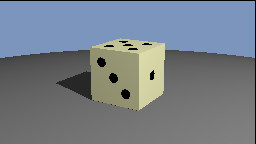
#> input picture mesh_cube_tex.png, 256 x 144 px, given in place of trees-normal.png, which was not available
$ python tree.py
#> lines starting #> are read from the running program, lines starting #| are printed output that depends on the picture; pictures that were not available may be replaced by others from this repository, and a replacement may not be noted
### utils.py
import numpy as np
from PIL import Image


def vec(list):
    """Handy shorthand to make a single-precision float array."""
    return np.array(list, dtype=np.float32)

def normalize(v):
    """Return a unit vector in the direction of the vector v."""
    return v / np.linalg.norm(v)


def from_srgb(img_srgb):
    return np.where(img_srgb > 0.04045, ((img_srgb + 0.055) / 1.055)**2.4, img_srgb / 12.92).astype(np.float32)

def to_srgb(img):
    img_clip = np.clip(img, 0, 1)
    return np.where(img > 0.0031308, (1.055 * img_clip**(1/2.4) - 0.055), 12.92 * img_clip)

def from_srgb8(img_srgb8):
    return from_srgb(img_srgb8 / 255.0)

def to_srgb8(img):
    return np.clip(np.round(255.0 * to_srgb(img)), 0, 255).astype(np.uint8)


def save_image(img, fname, wp):
    img_ui8 = to_srgb8(img / wp)
    Image.fromarray(img_ui8[::-1,:,:], 'RGB').save(fname)

def load_image(fname):
#> called with fname = 'textures/trees-normal.png'
    img_ui8 = np.array(Image.open(fname))[::-1,:,:3]
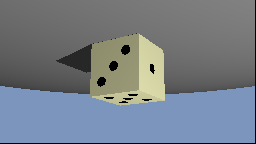
#> img_ui8: shape (144, 256, 3); mean R, G, B 117.7, 126.2, 134.8
    return from_srgb8(img_ui8)
#> in from_srgb, `return np.where(img_srgb > 0.04045, ((img_srgb + 0.055) / 1.055)**2.4,..`:
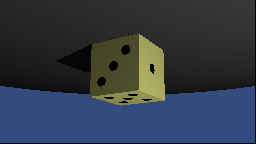
#> returned value: shape (144, 256, 3) float32; mean of channels 0, 1, 2 0.197, 0.23, 0.277; drawn as R, G, B


# [115 lines left out: functions read_obj, read_obj_triangles, batch_intersect, not called in this run]

### ray.py
import numpy as np

from utils import *

"""
Core implementation of the ray tracer.  This module contains the classes (Sphere, Mesh, etc.)
that define the contents of scenes, as well as classes (Ray, Hit) and functions (shade) used in
the rendering algorithm, and the main entry point `render_image`.

In the documentation of these classes, we indicate the expected types of arguments with a
colon, and use the convention that just writing a tuple means that the expected type is a
NumPy array of that shape.  Implementations can assume these types are preconditions that
are met, and if they fail for other type inputs it's an error of the caller.  (This might
not be the best way to handle such validation in industrial-strength code but we are adopting
this rule to keep things simple and efficient.)
"""


class Ray:

    # [14 lines left out: function __init__, not called in this run]


class Material:

    def __init__(self, k_d, k_s=0., p=20., k_m=0., k_a=None):
        """Create a new material with the given parameters.

        Parameters:
          k_d : float, (3,) or (h,w,3) -- the diffuse coefficient
          k_s : float, (3,) or (h,w,3) -- the specular coefficient
          p : float or (h,w) -- the specular exponent
          k_m : float, (3,) or (h,w,3) -- the mirror reflection coefficient
          k_a : float, (3,) or (h,w,3) -- the ambient coefficient (defaults to match diffuse color)
        """
        self.k_d = k_d
        self.k_s = k_s
        self.p = p
        self.k_m = k_m
        self.k_a = k_a if k_a is not None else k_d

    # [7 lines left out: function lookup, not called in this run]


class Hit:

    def __init__(self, t, point=None, normal=None, uv=None, material=None):
        """Create a Hit with the given data.

        Parameters:
          t : float -- the t value of the intersection along the ray
          point : (3,) -- the 3D point where the intersection happens
          normal : (3,) -- the 3D outward-facing unit normal to the surface at the hit point
          uv : (2,) -- the texture coordinates at the intersection point
          material : (Material) -- the material of the surface
        """
        self.t = t
        self.point = point
        self.normal = normal
        self.uv = uv
        self.material = material


# Value to represent absence of an intersection
no_hit = Hit(np.inf)


class Sphere:

    # [41 lines left out: functions __init__, intersect, not called in this run]


class Triangle:

    # [47 lines left out: functions __init__, intersect, not called in this run]


class Mesh:

    # [7 lines left out: function __init__, not called in this run]

    def extract_triangle(self, val):
        return vec([self.posns[val[0]],
                    self.posns[val[1]], self.posns[val[2]]])

    # [43 lines left out: function intersect, not called in this run]


class Node:
    # [15 lines left out: functions __init__, print_tree, not called in this run]


class Accel:
    # [97 lines left out: functions __init__, build_tree, bounding_box_triangle, bounding_box, miss_bb, intersect_helper, not called in this run]

    def intersect(self, ray):
        return self.intersect_helper(ray, self.root)


class Camera:

    # [35 lines left out: functions __init__, generate_ray, not called in this run]


class PointLight:

    # [30 lines left out: functions __init__, illuminate, not called in this run]


class AmbientLight:

    # [20 lines left out: functions __init__, illuminate, not called in this run]


class Scene:

    # [20 lines left out: functions __init__, intersect, not called in this run]


MAX_DEPTH = 4


# [55 lines left out: functions shade, render_image, not called in this run]

### tree.py
from utils import *
from ray import *
from cli import render

tree = Material(load_image("textures/trees-normal.png"))
gray = Material(vec([0.2, 0.2, 0.2]))

#> (the run stopped early here; a loop or call above may not have finished)

$ run again, on sphere_globe.png
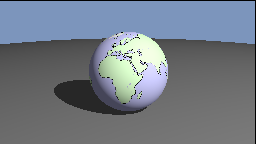
#> input picture sphere_globe.png, 256 x 144 px, given in place of trees-normal.png, which was not available
#> in load_image, `img_ui8 = np.array(Image.open(fname))[::-1,:,:3]`:
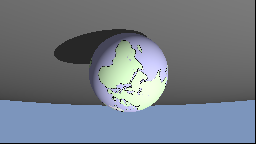
#> img_ui8: shape (144, 256, 3); mean R, G, B 114.3, 122.6, 132.9
#> in from_srgb, `return np.where(img_srgb > 0.04045, ((img_srgb + 0.055) / 1.055)**2.4,..`:
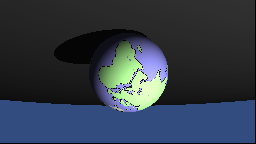
#> returned value: shape (144, 256, 3) float32; mean of channels 0, 1, 2 0.194, 0.232, 0.283; drawn as R, G, B
